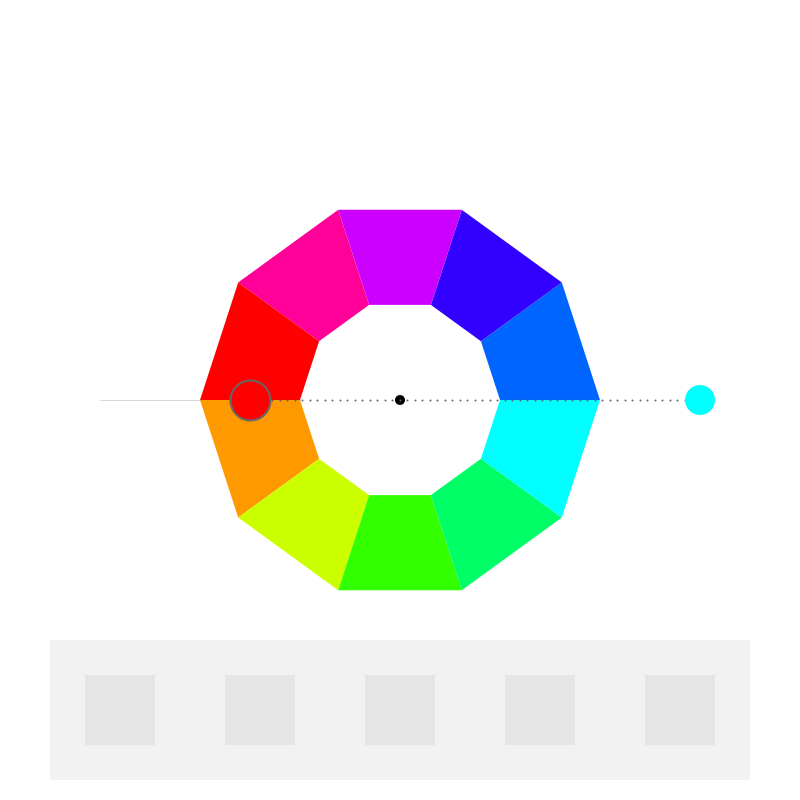
Frame 1 (no input)
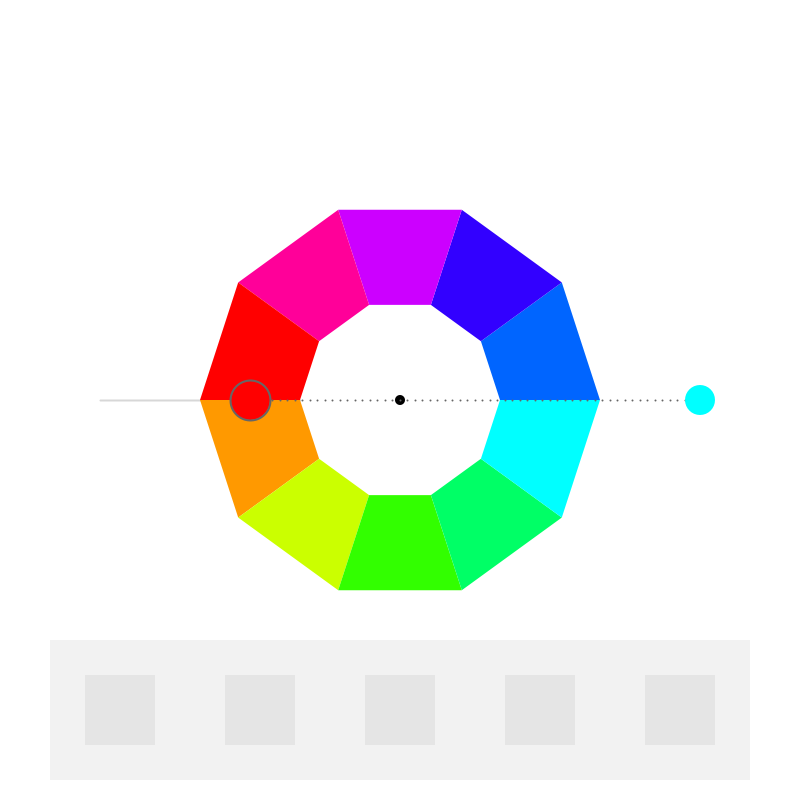
Frame 60 (the mouse pressed at the canvas centre just before this capture)
Frame 120 (the mouse held since frame 60 and released just before this capture): identical to frame 60, image omitted

The Processing sketch that drew these frames (run headless with seeded random() and noise(); from frame 60 on, the mouse is pressed at the canvas centre):

// Processing sketch: processing_152743
// ── processing_152743.pde

/*
 * Creative Coding
 * Week 4, 01 - an interactive colour wheel picker
 * by Indae Hwang and Jon McCormack
 * Copyright (c) 2014 Monash University
 *
 * This program draws an interactive colour selection wheel
 * Drag the colour circle around the hue wheel to change hue, change the distance
 * from the wheel to control brightness.
 *
 * Another colour circle is displayed showing the colour 180 degrees from the current colour
 * 
 */

// colourHandle: the user interface element to changing colours over the wheel
// It has a postion and a size
//
float colorHandleX;
float colorHandleY;
float handleSize = 30;

// boolean isLocked
// the state of handle: when the color handle is pressed, 
// color hand is locked–released as the left mouse button is released 
//
boolean isLocked = false;

// Wheel radius: inner and outer
//
float innerR = 100; // inner
float outerR = 200; // outer
float outerR2 = outerR * 1.5; // limit of the handle's "pull" range

// current and complementry colour
float hueValue = 180;
float brightValue = 100;
float complementryHue = 0;

int num = 5; 
int currentSwatch; // store number of current square
color[] colSwatch; // main colour for outer square
color[] compSwatch; // complimentary colour for inner square
boolean[] defaultSwatch; 

void setup() {

  size(800, 800);
  colorMode(HSB, 360, 100, 100); // use HSB colour mode, H=0->360, S=0->100, B=0->100

  colorHandleX = width/2+300;
  colorHandleY = height/2;
  
  colSwatch = new color[num];
  compSwatch = new color[num];
  defaultSwatch = new boolean[num];
  
  for (int i=0; i<num; i++) {
    defaultSwatch[i] = true;
  }
  currentSwatch = 0;
}


void draw() {
  //Since were using HSB colour mode this clears the display window to white
  //         H  S  B
  background(0, 0, 100);

  // draw reference line at the 0/360 hue boundary
  stroke(0, 40);
  line(width/2 - innerR, height/2, width/2 - outerR2, height/2);

  //draw itten's color wheel - we'll use a QUAD_STRIP for this
  noStroke();
  beginShape(QUAD_STRIP);
  for (int i=0; i<=10; i++) {
    float angle = radians(36*i-90); // 10 x 36 degree steps

    //   Hue   Sat  Brightness
    fill(36*i, 100, 100);  // change the colour as we're building the quads

    //outside(top)
    vertex( width/2 + outerR*sin(angle), height/2 + outerR*cos(angle) );
    //inside(down)
    vertex( width/2 + innerR*sin(angle), height/2 + innerR*cos(angle) );
  }
  endShape(CLOSE); // END of itten's color wheel


  // colour handle Position Update
  colorHandleUpdate();

  //draw dotted line from center to colorhandle
  dotLine(width/2, height/2, colorHandleX, colorHandleY, 40); 

  //draw color handle
  noStroke();
  fill(0);
  ellipse(width/2, height/2, 10, 10);

  //   Hue       Sat  Brightness
  fill(hueValue, 100, brightValue);
  ellipse(colorHandleX, colorHandleY, handleSize, handleSize );

  //complementry color for colorHandle (comHand)
  float angleComHand = atan2(colorHandleY-height/2, colorHandleX-width/2) + PI;
  float radiusComeHand = 150;
  float comHandX = width/2  + radiusComeHand * cos(angleComHand);
  float comHandY = height/2 + radiusComeHand * sin(angleComHand);

  //dotline from center to comHand
  dotLine(width/2, height/2, comHandX, comHandY, 20); 

  complementryHue = calculateCompHue(hueValue);

//  println("hueValue: "+hueValue + " + "+"comhue: "+complementryHue);

  fill( complementryHue, 100, brightValue );
  ellipse(comHandX, comHandY, 40, 40);
  
  // draw rects to store chosen colours  
  for (int i=0; i<num; i++) {
    rectMode(RADIUS);
    noStroke();
    if(defaultSwatch[i]) {
      fill(0,0,95);
    } else {
      fill(colSwatch[i]);
    }
    if(currentSwatch == i && isLocked) {
      colSwatch[i] = color(hueValue, 100, brightValue);
      fill(colSwatch[i]);
      defaultSwatch[i] = false;
    }
    rect(120+140*i, height-90, 70, 70);
    
    rectMode(CENTER);
    if(defaultSwatch[i]) {
      fill(0,0,90);
    } else {
      fill(compSwatch[i]);
    }
    if(currentSwatch == i && isLocked) {
      compSwatch[i] = color(complementryHue, 100, brightValue);
      fill(compSwatch[i]);
      defaultSwatch[i] = false;
    }
    rect(120+140*i, height-90, 70, 70);
  }
  
} // ************* END DRAW ****************************************

/*
 * calculateCompHue
 *
 * Calculates the complimentary hue from the hue supplied
 */
float calculateCompHue(float hueValue) {

  // Calculate complimentary color with hueValue
  // The complimentary colour should be 180 degrees opposite the selected colour
  if (hueValue >= 180 && hueValue < 360) {
    return hueValue-180;
  } else 
    return hueValue+180;
}


/*
 * colorHandleUpdate
 *
 * Updates the position and orientation of the colour handle based on
 * mouse position when left mouse button is pressed.
 */
void colorHandleUpdate() {

  // isLocked will be true if we pressed the mouse down while over the handle
  if (isLocked) {

    // calculate angle of handle based on mouse position
    // atan2 value is in the range from pi to -pi
    float angle = atan2(mouseY-height/2, mouseX-width/2  );
    float distance = dist(mouseX, mouseY, width/2, height/2);
    float radius = constrain(distance, outerR, outerR2); 
    colorHandleX = width/2  + radius * cos(angle);
    colorHandleY = height/2 + radius * sin(angle);

    hueValue = map (degrees(angle), -180, 180, 360, 0);

    // map distance from outer edge of the wheel to brightness
    brightValue = map(radius, outerR, outerR2, 0, 100);

    //Shape for the locked colorHandle 
    noStroke(); 
    fill(0, 0, 85);
    ellipse(colorHandleX, colorHandleY, handleSize+20, handleSize+20);
  }
}


/*
 * isWithinCircle
 * boolean function that returns true if the mouse is within the circle with centre (x,y) radius r
 */
boolean isWithinCircle(float x, float y, float r) {
  float distance = dist(mouseX, mouseY, x, y);
  return (distance <= r);
}

/*
 * dotLine
 * draw a dotted line from (x1,y1) to (x2,y2)
 */
void dotLine(float x1, float y1, float x2, float y2, int dotDetail) {

  for (int i=0; i<=dotDetail; i++) {
    float dotDetailFloat = (float) dotDetail;
    float dotX = lerp(x1, x2, i/dotDetailFloat);
    float dotY = lerp(y1, y2, i/dotDetailFloat);
    strokeWeight(2);
    stroke(0, 0, 40);
    point(dotX, dotY);
  }
}

/*
 * mousePressed
 * When mouse button is first pressed, check if the user has pressed over the colour handle
 * If so, set isLocked to true to lock manipulation of the handle
 *
 */
void mousePressed() {
  if (isWithinCircle(colorHandleX, colorHandleY, handleSize)) {
    isLocked = true;
  }
}

/*
 * mouseReleased
 * Unlock control of the handle
 *
 */
void mouseReleased() {
  if(currentSwatch < 4) { 
//    currentSwatch = currentSwatch+1;
      currentSwatch++;
  } else {
    currentSwatch = 0;
  }
  isLocked = false;
}
